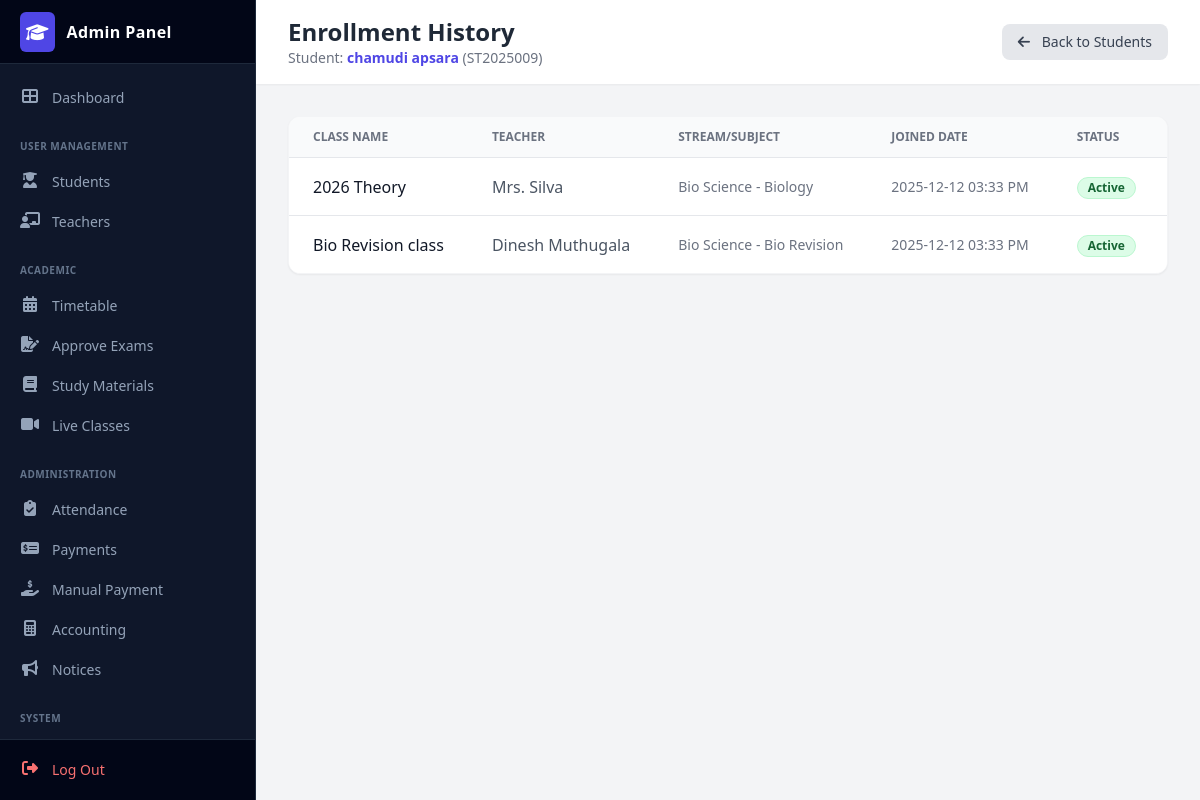
The page /admin/student_enrollments.php?student_id=10 on the database its author committed.
### tables this page shows
CREATE TABLE `students` (
  `student_id` int(11) NOT NULL,
  `reg_number` varchar(20) NOT NULL,
  `full_name` varchar(150) NOT NULL,
  `nic` varchar(20) NOT NULL,
  `dob` date NOT NULL,
  `gender` varchar(10) NOT NULL,
  `school` varchar(150) DEFAULT NULL,
  `address` text DEFAULT NULL,
  `student_phone` varchar(15) DEFAULT NULL,
  `parent_phone` varchar(15) NOT NULL,
  `email` varchar(150) NOT NULL,
  `stream` varchar(50) NOT NULL,
  `batch` varchar(10) NOT NULL,
  `photo` varchar(255) DEFAULT NULL,
  `registered_date` datetime DEFAULT current_timestamp(),
  `status` int(11) DEFAULT 1
);

CREATE TABLE `enrollments` (
  `enrollment_id` int(11) NOT NULL,
  `student_id` int(11) NOT NULL,
  `class_id` int(11) NOT NULL,
  `joined_date` datetime DEFAULT current_timestamp(),
  `status` int(1) DEFAULT 1 COMMENT '0=Pending, 1=Active',
  `payment_method` varchar(50) DEFAULT 'Cash',
  `slip_image` varchar(255) DEFAULT NULL
);

CREATE TABLE `classes` (
  `class_id` int(11) NOT NULL,
  `class_name` varchar(100) NOT NULL,
  `stream` varchar(50) NOT NULL,
  `subject` varchar(50) NOT NULL,
  `teacher_name` varchar(100) DEFAULT NULL,
  `fee` decimal(10,2) NOT NULL,
  `day` varchar(20) DEFAULT NULL,
  `time` varchar(20) DEFAULT NULL,
  `status` tinyint(4) DEFAULT 1
);

### admin/student_enrollments.php (the view, shortened to what this page needs)
<?php
include 'db_con.php';
$student_id = intval($_GET['student_id']);
$std_sql = "SELECT full_name, reg_number FROM students WHERE student_id = ?";
$stmt = $conn->prepare($std_sql);
$stmt->bind_param("i", $student_id);
$stmt->execute();
$student_res = $stmt->get_result();
$student = $student_res->fetch_assoc();
$sql = "SELECT
            e.enrollment_id,
            e.joined_date,
            e.status,
            c.class_name,
            c.teacher_name,
            c.stream,
            c.subject
        FROM enrollments e
        JOIN classes c ON e.class_id = c.class_id
        WHERE e.student_id = ?
        ORDER BY e.joined_date DESC";
$stmt_en = $conn->prepare($sql);
$stmt_en->bind_param("i", $student_id);
$stmt_en->execute();
$enrollments = $stmt_en->get_result();
?>
<!DOCTYPE html>
<html lang="en">
<head>
    <script src="https://cdn.tailwindcss.com"></script>
    <link rel="stylesheet" href="https://cdnjs.cloudflare.com/ajax/libs/font-awesome/6.4.0/css/all.min.css">
</head>
<body class="bg-gray-100 font-sans antialiased">
    <?php include('includes/sidebar.php'); ?>
    <div class="ml-64 flex flex-col min-h-screen">
        <header class="bg-white shadow-sm py-4 px-8 flex justify-between items-center sticky top-0 z-40">
            <div>
                <h2 class="text-2xl font-bold text-gray-800">Enrollment History</h2>
                <p class="text-sm text-gray-500">Student: <span class="font-semibold text-indigo-600"><?php echo htmlspecialchars($student['full_name']); ?></span> (<?php echo htmlspecialchars($student['reg_number']); ?>)</p>
            </div>
            <a href="student.php" class="bg-gray-200 text-gray-700 px-4 py-2 rounded-lg text-sm font-medium hover:bg-gray-300 transition">
                <i class="fas fa-arrow-left mr-2"></i> Back to Students
            </a>
        </header>
        <main class="p-8">
            <div class="bg-white rounded-xl shadow-sm border border-gray-100 overflow-hidden">
                <div class="overflow-x-auto">
                    <table class="min-w-full divide-y divide-gray-200">
                        <thead class="bg-gray-50">
                            <tr>
                                <th class="px-6 py-3 text-left text-xs font-bold text-gray-500 uppercase">Class Name</th>
                                <th class="px-6 py-3 text-left text-xs font-bold text-gray-500 uppercase">Teacher</th>
                                <th class="px-6 py-3 text-left text-xs font-bold text-gray-500 uppercase">Stream/Subject</th>
                                <th class="px-6 py-3 text-left text-xs font-bold text-gray-500 uppercase">Joined Date</th>
                                <th class="px-6 py-3 text-left text-xs font-bold text-gray-500 uppercase">Status</th>
                                <th class="px-6 py-3 text-left text-xs font-bold text-gray-500 uppercase">Action</th>
                            </tr>
                        </thead>
                        <tbody class="bg-white divide-y divide-gray-200">
                            <?php
                            if ($enrollments->num_rows > 0) {
                                while($row = $enrollments->fetch_assoc()) {
                                    $status_label = "Unknown";
                                    $status_class = "bg-gray-100 text-gray-600";
                                    if($row['status'] == 1) {
                                        $status_label = "Active";
                                        $status_class = "bg-green-100 text-green-800 border border-green-200";
                                    } elseif($row['status'] == 0) {
                                        $status_label = "Pending";
                                        $status_class = "bg-yellow-100 text-yellow-800 border border-yellow-200";
                                    } elseif($row['status'] == 2) {
                                        $status_label = "Unenrolled";
                                        $status_class = "bg-red-100 text-red-800 border border-red-200";
                                    }
                            ?>
                            <tr class="hover:bg-gray-50 transition">
                                <td class="px-6 py-4 whitespace-nowrap font-medium text-gray-900">
                                    <?php echo htmlspecialchars($row['class_name']); ?>
                                </td>
                                <td class="px-6 py-4 whitespace-nowrap text-gray-600">
                                    <?php echo htmlspecialchars($row['teacher_name']); ?>
                                </td>
                                <td class="px-6 py-4 whitespace-nowrap text-gray-500 text-sm">
                                    <?php echo htmlspecialchars($row['stream']) . " - " . htmlspecialchars($row['subject']); ?>
                                </td>
                                <td class="px-6 py-4 whitespace-nowrap text-gray-500 text-sm">
                                    <?php echo date('Y-m-d h:i A', strtotime($row['joined_date'])); ?>
                                </td>
                                <td class="px-6 py-4 whitespace-nowrap">
                                    <span class="px-2.5 py-0.5 inline-flex text-xs font-bold rounded-full <?php echo $status_class; ?>">
                                        <?php echo $status_label; ?>
                                    </span>
                                </td>
                                <td class="px-6 py-4 whitespace-nowrap text-sm font-medium">
                                </td>
                            </tr>
                            <?php
                                }
                            } else {
                                echo "<tr><td colspan='6' class='text-center py-8 text-gray-500'>No enrollments found.</td></tr>";
                            }
                            ?>
                        </tbody>
                    </table>
                </div>
            </div>
        </main>
    </div>
</body>
</html>

### admin/student_enrollments.php (style rules this page uses)
body { font-family: 'Poppins', sans-serif; }

### rows shown on the page
students: full_name "chamudi apsara", reg_number "ST2025009"
enrollments: class.class_name "2026 Theory", class.teacher_name "Mrs. Silva", class.stream "Bio Science", class.subject "Biology", joined_date "2025-12-12 03:33 PM", status "Active"
enrollments: class.class_name "Bio Revision class", class.teacher_name "Dinesh Muthugala", class.stream "Bio Science", class.subject "Bio Revision", joined_date "2025-12-12 03:33 PM", status "Active"
